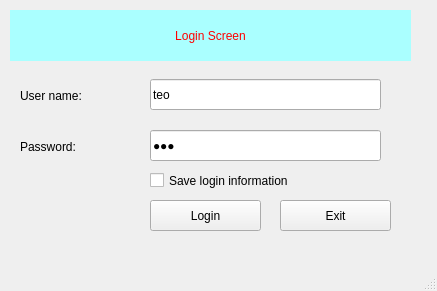
<?xml version="1.0" encoding="UTF-8"?>
<ui version="4.0">
 <class>MainWindow</class>
 <widget class="QMainWindow" name="MainWindow">
  <property name="geometry">
   <rect>
    <x>0</x>
    <y>0</y>
    <width>437</width>
    <height>291</height>
   </rect>
  </property>
  <property name="windowTitle">
   <string>MainWindow</string>
  </property>
  <widget class="QWidget" name="centralwidget">
   <widget class="QLabel" name="label">
    <property name="geometry">
     <rect>
      <x>10</x>
      <y>10</y>
      <width>401</width>
      <height>51</height>
     </rect>
    </property>
    <property name="styleSheet">
     <string notr="true">color: rgb(255, 0, 0);
background-color: rgb(170, 255, 255);
font: 20pt &quot;MS Shell Dlg 2&quot;;</string>
    </property>
    <property name="text">
     <string>Login Screen</string>
    </property>
    <property name="alignment">
     <set>Qt::AlignCenter</set>
    </property>
   </widget>
   <widget class="QLabel" name="label_2">
    <property name="geometry">
     <rect>
      <x>20</x>
      <y>80</y>
      <width>121</width>
      <height>31</height>
     </rect>
    </property>
    <property name="styleSheet">
     <string notr="true">font: 14pt &quot;MS Shell Dlg 2&quot;;</string>
    </property>
    <property name="text">
     <string>User name:</string>
    </property>
   </widget>
   <widget class="QLineEdit" name="lineEditUserName">
    <property name="geometry">
     <rect>
      <x>150</x>
      <y>79</y>
      <width>231</width>
      <height>31</height>
     </rect>
    </property>
    <property name="styleSheet">
     <string notr="true">font: 14pt &quot;MS Shell Dlg 2&quot;;</string>
    </property>
    <property name="text">
     <string>teo</string>
    </property>
   </widget>
   <widget class="QLineEdit" name="lineEditPassword">
    <property name="geometry">
     <rect>
      <x>150</x>
      <y>130</y>
      <width>231</width>
      <height>31</height>
     </rect>
    </property>
    <property name="styleSheet">
     <string notr="true">font: 14pt &quot;MS Shell Dlg 2&quot;;</string>
    </property>
    <property name="text">
     <string>123</string>
    </property>
    <property name="echoMode">
     <enum>QLineEdit::Password</enum>
    </property>
   </widget>
   <widget class="QLabel" name="label_3">
    <property name="geometry">
     <rect>
      <x>20</x>
      <y>131</y>
      <width>121</width>
      <height>31</height>
     </rect>
    </property>
    <property name="styleSheet">
     <string notr="true">font: 14pt &quot;MS Shell Dlg 2&quot;;</string>
    </property>
    <property name="text">
     <string>Password:</string>
    </property>
   </widget>
   <widget class="QCheckBox" name="checkBoxSaveInformation">
    <property name="geometry">
     <rect>
      <x>150</x>
      <y>170</y>
      <width>241</width>
      <height>21</height>
     </rect>
    </property>
    <property name="styleSheet">
     <string notr="true">font: 14pt &quot;MS Shell Dlg 2&quot;;</string>
    </property>
    <property name="text">
     <string>Save login information</string>
    </property>
   </widget>
   <widget class="QPushButton" name="pushButtonLogin">
    <property name="geometry">
     <rect>
      <x>150</x>
      <y>200</y>
      <width>111</width>
      <height>31</height>
     </rect>
    </property>
    <property name="styleSheet">
     <string notr="true">font: 14pt &quot;MS Shell Dlg 2&quot;;</string>
    </property>
    <property name="text">
     <string>Login</string>
    </property>
   </widget>
   <widget class="QPushButton" name="pushButtonExit">
    <property name="geometry">
     <rect>
      <x>280</x>
      <y>200</y>
      <width>111</width>
      <height>31</height>
     </rect>
    </property>
    <property name="styleSheet">
     <string notr="true">font: 14pt &quot;MS Shell Dlg 2&quot;;</string>
    </property>
    <property name="text">
     <string>Exit</string>
    </property>
   </widget>
  </widget>
  <widget class="QMenuBar" name="menubar">
   <property name="geometry">
    <rect>
     <x>0</x>
     <y>0</y>
     <width>437</width>
     <height>22</height>
    </rect>
   </property>
  </widget>
  <widget class="QStatusBar" name="statusbar"/>
 </widget>
 <resources/>
 <connections/>
</ui>
